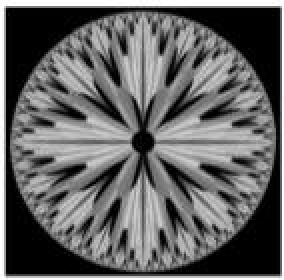
#> input picture image/bitplane.bmp, 142 x 140 px, found by its file name (shown 2 times larger)
$ python bitPlaneSlicing.py
#> lines starting #> are read from the running program, lines starting #| are printed output that depends on the picture; after the words box and inside, x2 and y2 are one past the last pixel; in counts of white or black regions, pixels touching at a corner belong together
import cv2
import matplotlib.pyplot as plt
import math
import numpy as np

# Read the image in greyscale
Path = "E:\\Study\\Academic\\Year - 4 Term - 2\\CSTE 4201 - Digital Image Processing\\lab-programs\\image\\bitplane.bmp"
img = cv2.imread(Path, 0)
#> img is the input picture: shape (140, 142); min 0, max 255, mean 100.1

# Iterate over each pixel and change pixel value to binary using np.binary_repr() and store it in a list.
lst = []
for i in range(img.shape[0]):
    for j in range(img.shape[1]):
        lst.append(np.binary_repr(img[i][j], width=8))  # width = no. of bits
#> after the loop, lst = 19880 items, first 6: '11111101', '11111011', '11111011', '11111111', '11111000', '11111110'

# We have a list of strings where each string represents binary pixel value. To extract bit planes we need to iterate over the strings and store the characters corresponding to bit planes into lists.
# Multiply with 2^(n-1) and reshape to reconstruct the bit image.
eight_bit_img = (np.array([int(i[0]) for i in lst], dtype=np.uint8) * 128).reshape(
    img.shape[0], img.shape[1]
)
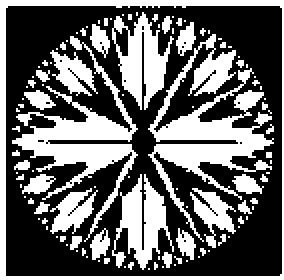
#> eight_bit_img: shape (140, 142) (shown 2 times larger); values 0 (black) and 128 (white), 40.4% white; 113 white regions (91 under 20 px), largest, box (x1, y1, x2, y2) and area: (74, 17, 137, 121) 1905, (6, 18, 69, 121) 1436, (0, 0, 142, 140) 1264
seven_bit_img = (np.array([int(i[1]) for i in lst], dtype=np.uint8) * 64).reshape(
    img.shape[0], img.shape[1]
)
#> seven_bit_img: shape (140, 142); values 0 (black) and 64 (white), 32.9% white in thin lines or dots
six_bit_img = (np.array([int(i[2]) for i in lst], dtype=np.uint8) * 32).reshape(
    img.shape[0], img.shape[1]
)
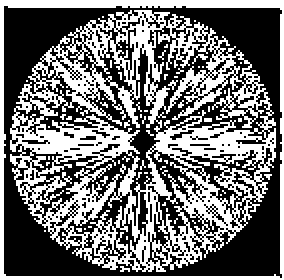
#> six_bit_img: shape (140, 142) (shown 2 times larger); values 0 (black) and 32 (white), 44.6% white; 63 white regions (61 under 20 px), largest, box (x1, y1, x2, y2) and area: (5, 5, 138, 136) 7276, (0, 0, 142, 140) 1366
five_bit_img = (np.array([int(i[3]) for i in lst], dtype=np.uint8) * 16).reshape(
    img.shape[0], img.shape[1]
)
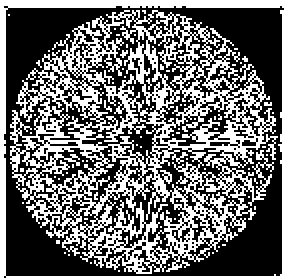
#> five_bit_img: shape (140, 142) (shown 2 times larger); values 0 (black) and 16 (white), 42% white in thin lines or dots
four_bit_img = (np.array([int(i[4]) for i in lst], dtype=np.uint8) * 8).reshape(
    img.shape[0], img.shape[1]
)
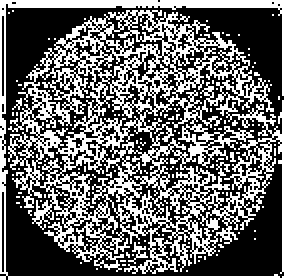
#> four_bit_img: shape (140, 142) (shown 2 times larger); values 0 (black) and 8 (white), 41.2% white in thin lines or dots
three_bit_img = (np.array([int(i[5]) for i in lst], dtype=np.uint8) * 4).reshape(
    img.shape[0], img.shape[1]
)
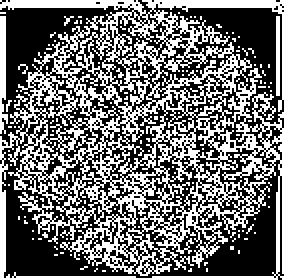
#> three_bit_img: shape (140, 142) (shown 2 times larger); values 0 (black) and 4 (white), 43.2% white in thin lines or dots
two_bit_img = (np.array([int(i[6]) for i in lst], dtype=np.uint8) * 2).reshape(
    img.shape[0], img.shape[1]
)
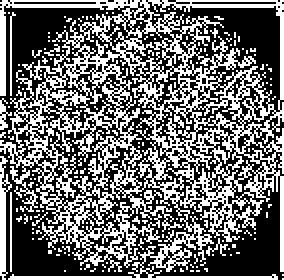
#> two_bit_img: shape (140, 142) (shown 2 times larger); values 0 (black) and 2 (white), 42.8% white in thin lines or dots
one_bit_img = (np.array([int(i[7]) for i in lst], dtype=np.uint8) * 1).reshape(
    img.shape[0], img.shape[1]
)
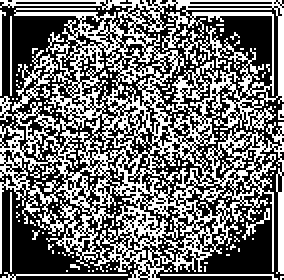
#> one_bit_img: shape (140, 142) (shown 2 times larger); values 0 (black) and 1 (white), 43.8% white in thin lines or dots

plt.subplot(2, 4, 1)
plt.imshow(eight_bit_img)
plt.title("Eight Bit")

plt.subplot(2, 4, 2)
plt.imshow(seven_bit_img)
plt.title("Seven Bit")

plt.subplot(2, 4, 3)
plt.imshow(six_bit_img)
plt.title("Six Bit")

plt.subplot(2, 4, 4)
plt.imshow(five_bit_img)
plt.title("Five Bit")

plt.subplot(2, 4, 5)
plt.imshow(four_bit_img)
plt.title("Four Bit")

plt.subplot(2, 4, 6)
plt.imshow(three_bit_img)
plt.title("Three Bit")

plt.subplot(2, 4, 7)
plt.imshow(two_bit_img)
plt.title("Two Bit")

plt.subplot(2, 4, 8)
plt.imshow(one_bit_img)
plt.title("One Bit")
plt.show()


# [9 lines of commented-out code are left out]

$ run again, with image/rice.bmp copied over image/bitplane.bmp
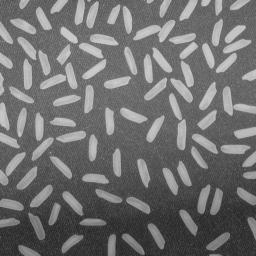
#> input picture image/rice.bmp, 256 x 256 px, found by its file name
#> img is the input picture: shape (256, 256); min 40, max 204, mean 111.2
#> after the loop `for i in range(img.shape[0]):`: lst = 65536 items
#> `eight_bit_img = (np.array([int(i[0]) for i in lst], dtype=np.uint8) * ..`:
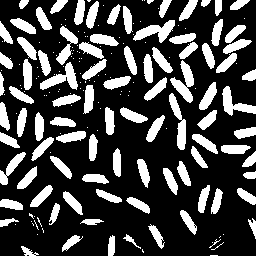
#> eight_bit_img: shape (256, 256); values 0 (black) and 128 (white), 26.8% white; 191 white regions (102 under 20 px), largest, box (x1, y1, x2, y2) and area: (170, 60, 194, 103) 455, (133, 20, 175, 43) 438, (40, 62, 78, 90) 432
#> seven_bit_img: shape (256, 256); values 0 (black) and 64 (white), 63% white; 295 black regions (219 under 20 px), largest, box (x1, y1, x2, y2) and area: (0, 185, 256, 256) 11321, (169, 93, 186, 150) 378, (222, 86, 256, 116) 370
#> six_bit_img: shape (256, 256); values 0 (black) and 32 (white), 67.7% white; 1729 black regions (1677 under 20 px), largest, box (x1, y1, x2, y2) and area: (0, 112, 256, 229) 13878, (179, 209, 199, 236) 225, (147, 221, 165, 250) 200
#> five_bit_img: shape (256, 256); values 0 (black) and 16 (white), 47.1% white in thin lines or dots
#> four_bit_img: shape (256, 256); values 0 (black) and 8 (white), 49.5% white in thin lines or dots
#> three_bit_img: shape (256, 256); values 0 (black) and 4 (white), 49.9% white in thin lines or dots
#> two_bit_img: shape (256, 256); values 0 (black) and 2 (white), 49.9% white in thin lines or dots
#> `one_bit_img = (np.array([int(i[7]) for i in lst], dtype=np.uint8) * 1)..`:
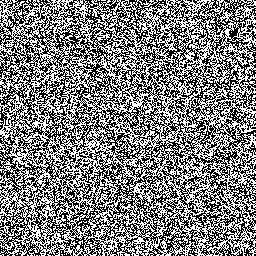
#> one_bit_img: shape (256, 256); values 0 (black) and 1 (white), 49.8% white in thin lines or dots
